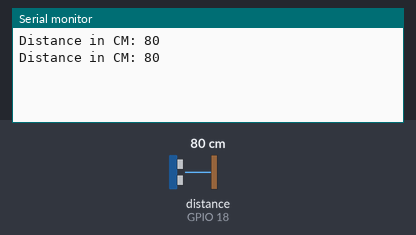
Recording of a sketch running on a simulated ESP32. On the bench: the last lines printed to the serial monitor. Wiring (from diagram.json): ultrasonic range finder: trigger GPIO 19; echo GPIO 18. The test bench sets the inputs (shaded band); at power-on: distance to the obstacle (sensor on GPIO 18) 80 cm. The echo pulse lasts 58.3 µs per cm.

Above: at 1.8 s.
1.9 s: distance to the obstacle (sensor on GPIO 18) set to 2 cm
At 2.6 s:
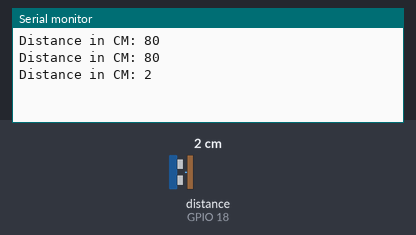
3.4 s: distance to the obstacle (sensor on GPIO 18) set to 4 cm
At 4.8 s:
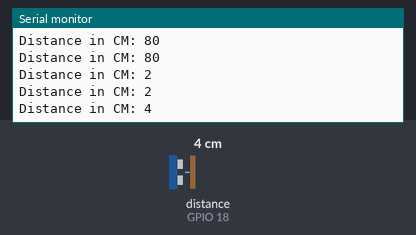
Timing chart, 0 to 6.4 s (numbered marks = the images above; inputs shaded):
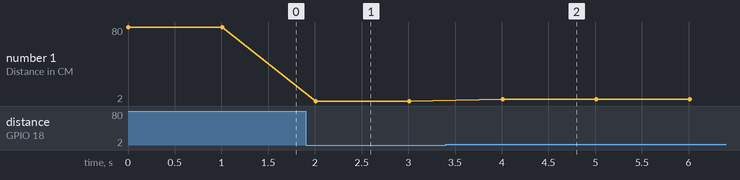

Measured:
- after the input at 1.9 s, the serial monitor: prints a new line after 0.11 s (image 1)
- after the input at 3.4 s, the serial monitor: prints a new line after 0.61 s (image 2)
- plotted number 1: 80 → 2 after the input at 1.9 s, 2 → 4 after the input at 3.4 s

The sketch:

hc-sr04-basic-demo.ino
```cpp
/**
   HC-SR04 Distance Sensor Example
   https://wokwi.com/arduino/projects/304444938977804866
*/

#define PIN_TRIG 19
#define PIN_ECHO 18

void setup() {
  Serial.begin(115200);
  pinMode(PIN_TRIG, OUTPUT);
  pinMode(PIN_ECHO, INPUT);
}

void loop() {
  // Start a new measurement:
  digitalWrite(PIN_TRIG, HIGH);
  delayMicroseconds(10);
  digitalWrite(PIN_TRIG, LOW);

  // Read the result:
  int duration = pulseIn(PIN_ECHO, HIGH);
  Serial.print("Distance in CM: ");
  Serial.println(duration / 58);

  delay(1000);
}
```
